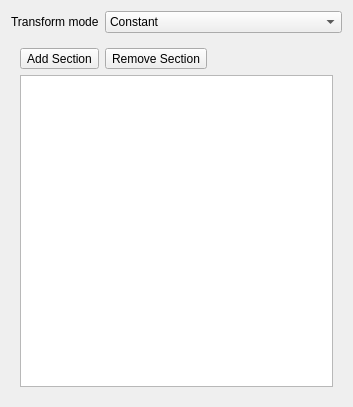
<?xml version="1.0" encoding="UTF-8"?>
<ui version="4.0">
 <class>PartDesignGui::TaskPipeScaling</class>
 <widget class="QWidget" name="PartDesignGui::TaskPipeScaling">
  <property name="geometry">
   <rect>
    <x>0</x>
    <y>0</y>
    <width>353</width>
    <height>407</height>
   </rect>
  </property>
  <property name="windowTitle">
   <string>Form</string>
  </property>
  <layout class="QVBoxLayout" name="verticalLayout_3">
   <item>
    <layout class="QHBoxLayout" name="horizontalLayout">
     <item>
      <widget class="QLabel" name="label_2">
       <property name="text">
        <string>Transform mode</string>
       </property>
      </widget>
     </item>
     <item>
      <widget class="QComboBox" name="comboBoxScaling">
       <property name="sizePolicy">
        <sizepolicy hsizetype="Expanding" vsizetype="Fixed">
         <horstretch>0</horstretch>
         <verstretch>0</verstretch>
        </sizepolicy>
       </property>
       <item>
        <property name="text">
         <string>Constant</string>
        </property>
       </item>
       <item>
        <property name="text">
         <string>Multisection</string>
        </property>
       </item>
       <item>
        <property name="text">
         <string>Linear</string>
        </property>
       </item>
       <item>
        <property name="text">
         <string>S-Shape</string>
        </property>
       </item>
      </widget>
     </item>
    </layout>
   </item>
   <item>
    <widget class="QStackedWidget" name="stackedWidget">
     <property name="currentIndex">
      <number>1</number>
     </property>
     <widget class="QWidget" name="constant"/>
     <widget class="QWidget" name="multisection">
      <layout class="QVBoxLayout" name="verticalLayout_2">
       <item>
        <layout class="QHBoxLayout" name="horizontalLayout_4">
         <item>
          <widget class="QToolButton" name="buttonRefAdd">
           <property name="enabled">
            <bool>true</bool>
           </property>
           <property name="text">
            <string>Add Section</string>
           </property>
           <property name="checkable">
            <bool>true</bool>
           </property>
           <property name="checked">
            <bool>false</bool>
           </property>
          </widget>
         </item>
         <item>
          <widget class="QToolButton" name="buttonRefRemove">
           <property name="text">
            <string>Remove Section</string>
           </property>
           <property name="checkable">
            <bool>true</bool>
           </property>
          </widget>
         </item>
         <item>
          <spacer name="horizontalSpacer">
           <property name="orientation">
            <enum>Qt::Horizontal</enum>
           </property>
           <property name="sizeHint" stdset="0">
            <size>
             <width>40</width>
             <height>20</height>
            </size>
           </property>
          </spacer>
         </item>
        </layout>
       </item>
       <item>
        <widget class="QListWidget" name="listWidgetReferences"/>
       </item>
      </layout>
     </widget>
     <widget class="QWidget" name="linear">
      <layout class="QVBoxLayout" name="verticalLayout">
       <item>
        <layout class="QFormLayout" name="formLayout">
         <item row="0" column="0">
          <widget class="QLabel" name="label">
           <property name="text">
            <string>Final scaling factor</string>
           </property>
          </widget>
         </item>
         <item row="0" column="1">
          <widget class="QDoubleSpinBox" name="linearSpinBox">
           <property name="sizePolicy">
            <sizepolicy hsizetype="Expanding" vsizetype="Fixed">
             <horstretch>0</horstretch>
             <verstretch>0</verstretch>
            </sizepolicy>
           </property>
           <property name="decimals">
            <number>2</number>
           </property>
           <property name="minimum">
            <double>0.000000000000000</double>
           </property>
           <property name="maximum">
            <double>99999.000000000000000</double>
           </property>
           <property name="value">
            <double>1.000000000000000</double>
           </property>
          </widget>
         </item>
        </layout>
       </item>
      </layout>
     </widget>
     <widget class="QWidget" name="sshape">
      <layout class="QVBoxLayout" name="verticalLayout_4">
       <item>
        <layout class="QFormLayout" name="formLayout_2">
         <item row="0" column="0">
          <widget class="QLabel" name="label_3">
           <property name="text">
            <string>Scaling factor</string>
           </property>
          </widget>
         </item>
         <item row="0" column="1">
          <widget class="QDoubleSpinBox" name="sshapeSpinBox">
           <property name="sizePolicy">
            <sizepolicy hsizetype="Expanding" vsizetype="Fixed">
             <horstretch>0</horstretch>
             <verstretch>0</verstretch>
            </sizepolicy>
           </property>
           <property name="minimum">
            <double>-9999.000000000000000</double>
           </property>
           <property name="maximum">
            <double>9999.000000000000000</double>
           </property>
           <property name="value">
            <double>1.000000000000000</double>
           </property>
          </widget>
         </item>
         <item row="1" column="0">
          <widget class="QLabel" name="label_4">
           <property name="text">
            <string>Derivative at start</string>
           </property>
          </widget>
         </item>
         <item row="1" column="1">
          <widget class="QDoubleSpinBox" name="sshapeStartDeriSpinBox">
           <property name="sizePolicy">
            <sizepolicy hsizetype="Expanding" vsizetype="Fixed">
             <horstretch>0</horstretch>
             <verstretch>0</verstretch>
            </sizepolicy>
           </property>
           <property name="minimum">
            <double>-99.000000000000000</double>
           </property>
          </widget>
         </item>
         <item row="2" column="0">
          <widget class="QLabel" name="label_5">
           <property name="text">
            <string>Derivative at end</string>
           </property>
          </widget>
         </item>
         <item row="2" column="1">
          <widget class="QDoubleSpinBox" name="sshapeEndDeriSpinBox">
           <property name="sizePolicy">
            <sizepolicy hsizetype="Expanding" vsizetype="Fixed">
             <horstretch>0</horstretch>
             <verstretch>0</verstretch>
            </sizepolicy>
           </property>
           <property name="minimum">
            <double>-99.000000000000000</double>
           </property>
          </widget>
         </item>
        </layout>
       </item>
      </layout>
     </widget>
    </widget>
   </item>
  </layout>
 </widget>
 <resources/>
 <connections>
  <connection>
   <sender>comboBoxScaling</sender>
   <signal>currentIndexChanged(int)</signal>
   <receiver>stackedWidget</receiver>
   <slot>setCurrentIndex(int)</slot>
   <hints>
    <hint type="sourcelabel">
     <x>237</x>
     <y>24</y>
    </hint>
    <hint type="destinationlabel">
     <x>176</x>
     <y>225</y>
    </hint>
   </hints>
  </connection>
 </connections>
</ui>
